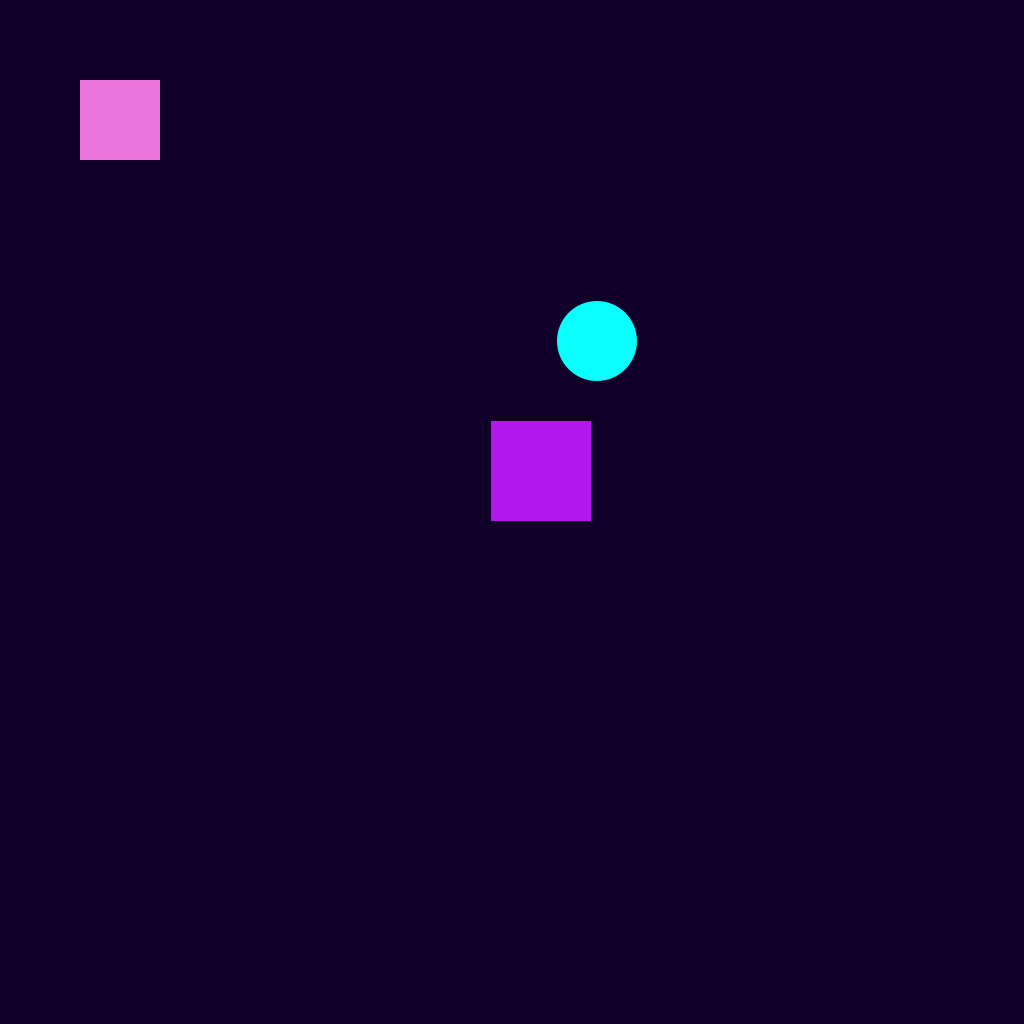
Frame 1 (no input)
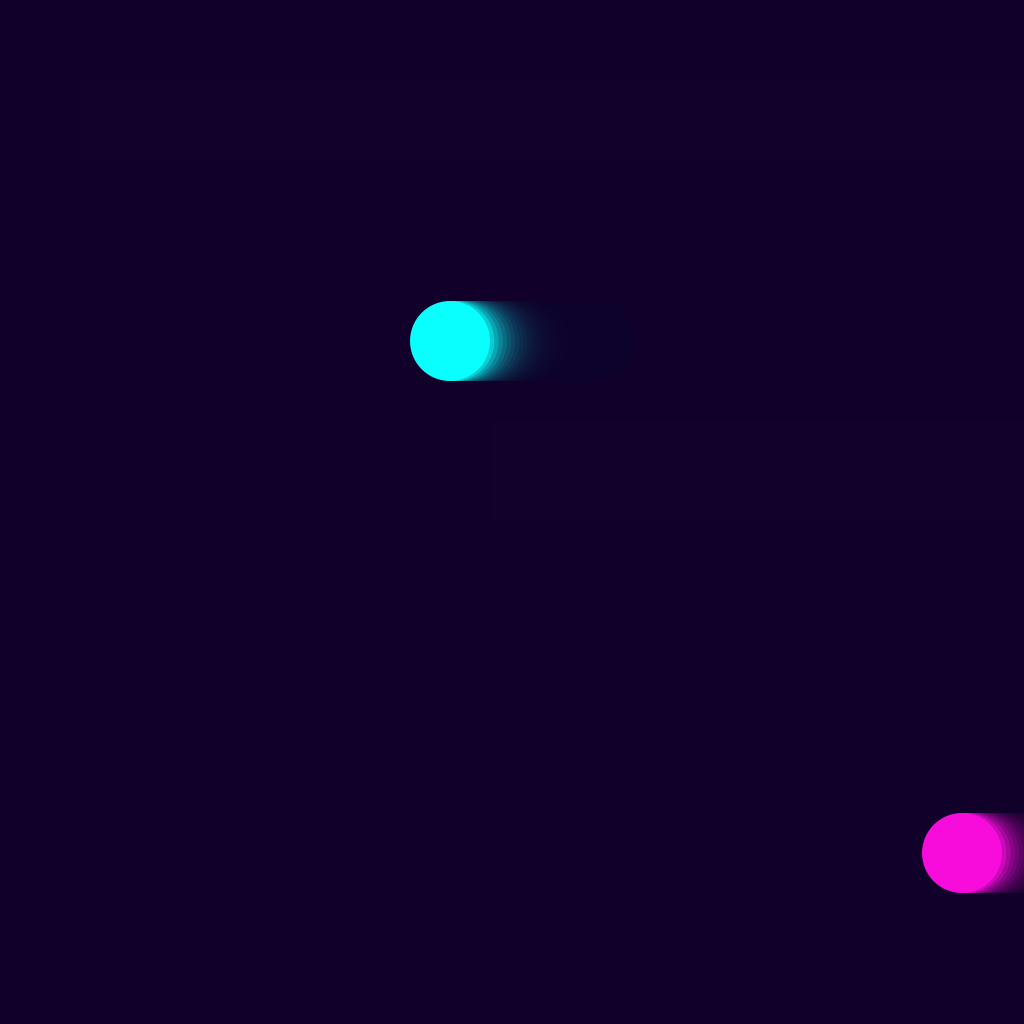
Frame 60 (the mouse pressed at the canvas centre just before this capture)
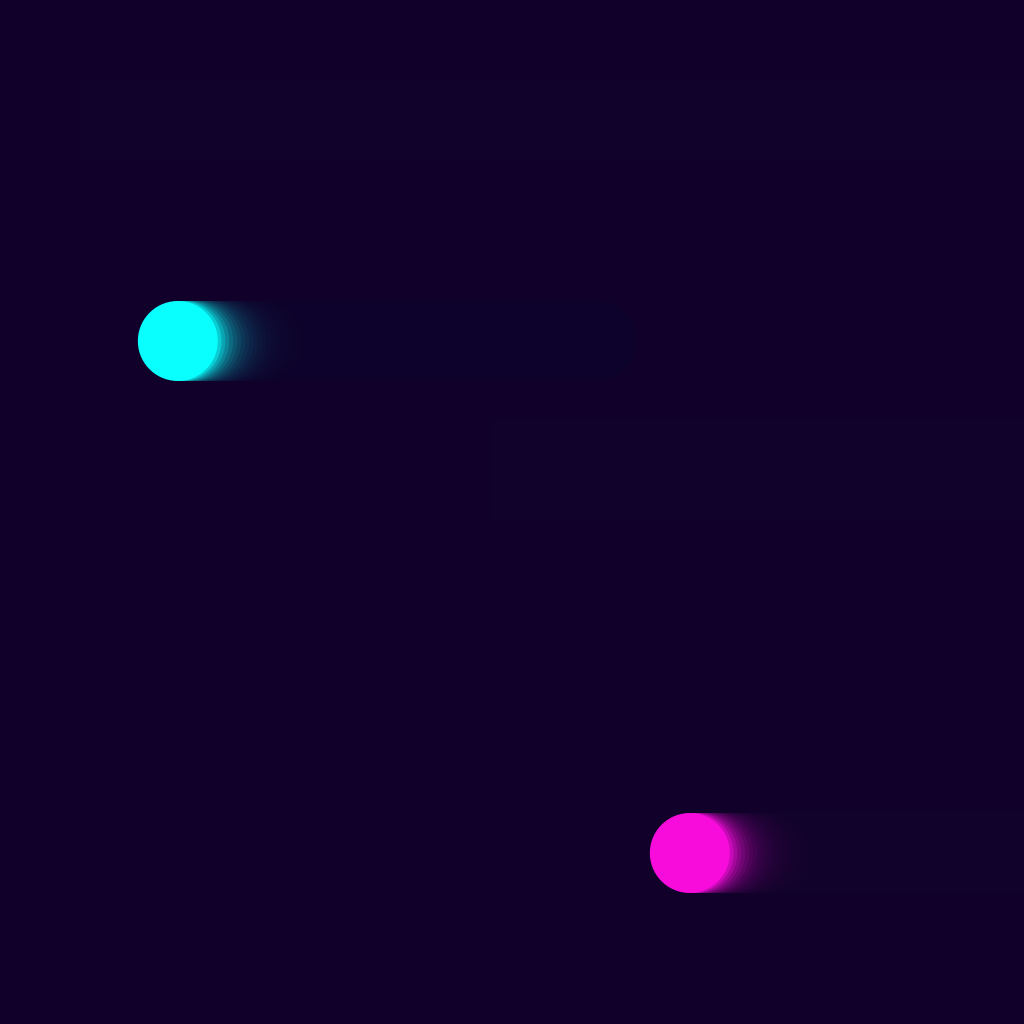
Frame 120 (the mouse held since frame 60 and released just before this capture)

The Processing sketch that drew these frames (run headless with seeded random() and noise(); from frame 60 on, the mouse is pressed at the canvas centre):

// Processing sketch: Unit2_Assignment_2_Screensaver
// ── Unit2_Assignment_2_Screensaver.pde
// This code will be a screensaver
PVector linearMotion;
PVector circularMotion;

PVector start, stop, lerpMotion;
float interpolation = 0.0;


void setup() {
  println("This code will be a screensaver");
  size(1024, 1024);
  background (#11002a);
  noStroke();
  
  frameRate(15);
  
  linearMotion = new PVector (80, 80);
  start = new PVector (80, 600);
  stop = new PVector (width - 80, start.y);
  lerpMotion = new PVector (start.x, start.y);
  
  circularMotion = new PVector(0, 0);
  
}

void draw() {
  noStroke();
  fill(#11002a, 50);  //This will allow older shapes to fade out.
  rect(0, 0, width, height);   // This will allow older shapes to fade out.
  
  int squareSize = 80;
  
  // Pink square
  fill(#EA76DD);
  square(linearMotion.x, linearMotion.y, squareSize);
 
  // the x position of linearMotion increases by 5
  linearMotion.x += 70;
  
  int ballSize = 80;
  
  // Teal circle
  fill(#08FFFD);
  translate(width/3, height/3);
  float animationSpeed2 = .003;
  circularMotion.x = cos(frameCount * animationSpeed2 * TAU) * 256;
  circularMotion.y = 0; // This moves the circle right to left and left to right
  circle(circularMotion.x, circularMotion.y, ballSize);
  
  // Lavender square
  fill(#B018ED);
  square(linearMotion.x, linearMotion.y, 100);
  
  // Pink circle
  translate(width/2, height/2);
  fill(#F70CDC);
  float animationSpeed = .003;
  circularMotion.x = cos(frameCount * animationSpeed * TAU) * 256;
  circularMotion.y = 0; // This moves the circle right to left and left to right
  circle(circularMotion.x, circularMotion.y, ballSize);
  
  if(frameCount == 1) {
    String filename = "output";
    save(filename + ".png");
    print("canvas saved as " + filename + ".png");
  }
  
  
}
  
